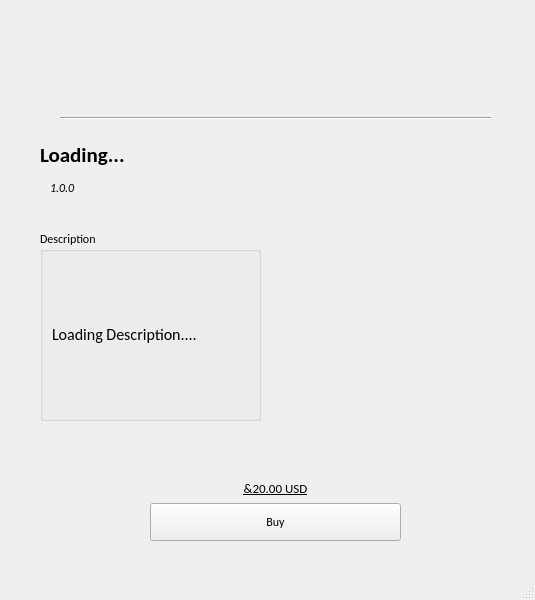
<?xml version="1.0" encoding="UTF-8"?>
<ui version="4.0">
 <class>MainWindow</class>
 <widget class="QMainWindow" name="MainWindow">
  <property name="geometry">
   <rect>
    <x>0</x>
    <y>0</y>
    <width>535</width>
    <height>600</height>
   </rect>
  </property>
  <property name="windowTitle">
   <string>Jade Store | Store Details</string>
  </property>
  <widget class="QWidget" name="centralwidget">
   <widget class="QLabel" name="logo">
    <property name="geometry">
     <rect>
      <x>30</x>
      <y>20</y>
      <width>121</width>
      <height>71</height>
     </rect>
    </property>
    <property name="text">
     <string/>
    </property>
    <property name="pixmap">
     <pixmap resource="assets.qrc">:/images/assets/jadeStore.png</pixmap>
    </property>
    <property name="scaledContents">
     <bool>true</bool>
    </property>
   </widget>
   <widget class="Line" name="line">
    <property name="geometry">
     <rect>
      <x>60</x>
      <y>110</y>
      <width>431</width>
      <height>16</height>
     </rect>
    </property>
    <property name="orientation">
     <enum>Qt::Horizontal</enum>
    </property>
   </widget>
   <widget class="QLabel" name="header">
    <property name="geometry">
     <rect>
      <x>40</x>
      <y>140</y>
      <width>131</width>
      <height>31</height>
     </rect>
    </property>
    <property name="font">
     <font>
      <family>Calibri</family>
     </font>
    </property>
    <property name="text">
     <string>&lt;html&gt;&lt;head/&gt;&lt;body&gt;&lt;p&gt;&lt;span style=&quot; font-size:16pt; font-weight:600;&quot;&gt;Loading...&lt;/span&gt;&lt;/p&gt;&lt;/body&gt;&lt;/html&gt;</string>
    </property>
   </widget>
   <widget class="QLabel" name="version">
    <property name="geometry">
     <rect>
      <x>50</x>
      <y>180</y>
      <width>47</width>
      <height>13</height>
     </rect>
    </property>
    <property name="font">
     <font>
      <family>Calibri</family>
     </font>
    </property>
    <property name="text">
     <string>&lt;html&gt;&lt;head/&gt;&lt;body&gt;&lt;p&gt;&lt;span style=&quot; font-style:italic;&quot;&gt;1.0.0&lt;/span&gt;&lt;/p&gt;&lt;/body&gt;&lt;/html&gt;</string>
    </property>
   </widget>
   <widget class="QGroupBox" name="descriptionBox">
    <property name="geometry">
     <rect>
      <x>40</x>
      <y>230</y>
      <width>221</width>
      <height>191</height>
     </rect>
    </property>
    <property name="font">
     <font>
      <family>Calibri</family>
     </font>
    </property>
    <property name="title">
     <string>Description</string>
    </property>
    <property name="flat">
     <bool>false</bool>
    </property>
    <property name="checkable">
     <bool>false</bool>
    </property>
    <layout class="QGridLayout" name="gridLayout">
     <item row="0" column="0">
      <widget class="QLabel" name="descriptionBox_description">
       <property name="font">
        <font>
         <family>Calibri</family>
        </font>
       </property>
       <property name="text">
        <string>&lt;html&gt;&lt;head/&gt;&lt;body&gt;&lt;p&gt;&lt;span style=&quot; font-size:12pt;&quot;&gt;Loading Description....&lt;/span&gt;&lt;/p&gt;&lt;/body&gt;&lt;/html&gt;</string>
       </property>
       <property name="scaledContents">
        <bool>false</bool>
       </property>
       <property name="wordWrap">
        <bool>true</bool>
       </property>
      </widget>
     </item>
    </layout>
   </widget>
   <widget class="QWidget" name="">
    <property name="geometry">
     <rect>
      <x>150</x>
      <y>480</y>
      <width>251</width>
      <height>61</height>
     </rect>
    </property>
    <layout class="QVBoxLayout" name="buttonBox">
     <item>
      <widget class="QLabel" name="buttonBox_price">
       <property name="sizePolicy">
        <sizepolicy hsizetype="Preferred" vsizetype="Fixed">
         <horstretch>0</horstretch>
         <verstretch>0</verstretch>
        </sizepolicy>
       </property>
       <property name="font">
        <font>
         <family>Calibri</family>
        </font>
       </property>
       <property name="text">
        <string>&lt;html&gt;&lt;head/&gt;&lt;body&gt;&lt;p align=&quot;center&quot;&gt;&lt;span style=&quot; font-size:10pt; text-decoration: underline;&quot;&gt;&amp;amp;20.00 USD&lt;/span&gt;&lt;/p&gt;&lt;/body&gt;&lt;/html&gt;</string>
       </property>
      </widget>
     </item>
     <item>
      <widget class="QPushButton" name="buttonBox_button">
       <property name="sizePolicy">
        <sizepolicy hsizetype="Minimum" vsizetype="Minimum">
         <horstretch>0</horstretch>
         <verstretch>20</verstretch>
        </sizepolicy>
       </property>
       <property name="font">
        <font>
         <family>Calibri</family>
        </font>
       </property>
       <property name="statusTip">
        <string>Will start a Stripe payment to complete purchase</string>
       </property>
       <property name="text">
        <string>Buy</string>
       </property>
      </widget>
     </item>
    </layout>
   </widget>
  </widget>
  <widget class="QStatusBar" name="statusbar"/>
 </widget>
 <resources>
  <include location="assets.qrc"/>
 </resources>
 <connections/>
</ui>
